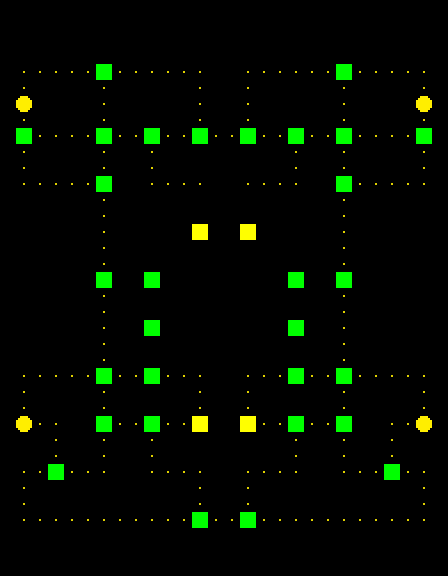

A level layout from a 2D game, rendered from its tile map. Below: a short description, then the map file with its tile-grid data intact:
An orthogonal 28x36 tile map with 16x16 px tiles, 2 tile layers (Tile Layer 1, Tile Layer 2).

<map version="1.4" tiledversion="1.4.1" orientation="orthogonal" renderorder="right-down" width="28" height="36" tilewidth="16" tileheight="16" infinite="0" nextlayerid="4" nextobjectid="1">
 <tileset firstgid="1" source="coltiles.tsx" />
 <layer id="1" name="Tile Layer 1" width="28" height="36">
  <data encoding="csv">
0,0,0,0,0,0,0,0,0,0,0,0,0,0,0,0,0,0,0,0,0,0,0,0,0,0,0,0,
0,0,0,0,0,0,0,0,0,0,0,0,0,0,0,0,0,0,0,0,0,0,0,0,0,0,0,0,
0,0,0,0,0,0,0,0,0,0,0,0,0,0,0,0,0,0,0,0,0,0,0,0,0,0,0,0,
1,1,1,1,1,1,1,1,1,1,1,1,1,1,1,1,1,1,1,1,1,1,1,1,1,1,1,1,
1,2,2,2,2,2,2,2,2,2,2,2,2,1,1,2,2,2,2,2,2,2,2,2,2,2,2,1,
1,2,1,1,1,1,2,1,1,1,1,1,2,1,1,2,1,1,1,1,1,2,1,1,1,1,2,1,
1,3,1,1,1,1,2,1,1,1,1,1,2,1,1,2,1,1,1,1,1,2,1,1,1,1,3,1,
1,2,1,1,1,1,2,1,1,1,1,1,2,1,1,2,1,1,1,1,1,2,1,1,1,1,2,1,
1,2,2,2,2,2,2,2,2,2,2,2,2,2,2,2,2,2,2,2,2,2,2,2,2,2,2,1,
1,2,1,1,1,1,2,1,1,2,1,1,1,1,1,1,1,1,2,1,1,2,1,1,1,1,2,1,
1,2,1,1,1,1,2,1,1,2,1,1,1,1,1,1,1,1,2,1,1,2,1,1,1,1,2,1,
1,2,2,2,2,2,2,1,1,2,2,2,2,1,1,2,2,2,2,1,1,2,2,2,2,2,2,1,
1,1,1,1,1,1,2,1,1,1,1,1,0,1,1,0,1,1,1,1,1,2,1,1,1,1,1,1,
1,1,1,1,1,1,2,1,1,1,1,1,0,1,1,0,1,1,1,1,1,2,1,1,1,1,1,1,
1,1,1,1,1,1,2,1,1,0,0,0,0,0,0,0,0,0,0,1,1,2,1,1,1,1,1,1,
1,1,1,1,1,1,2,1,1,0,1,1,1,4,4,1,1,1,0,1,1,2,1,1,1,1,1,1,
1,1,1,1,1,1,2,1,1,0,1,0,0,0,0,0,0,1,0,1,1,2,1,1,1,1,1,1,
0,0,0,0,0,0,2,0,0,0,1,0,0,0,0,0,0,1,0,0,0,2,0,0,0,0,0,0,
1,1,1,1,1,1,2,1,1,0,1,0,0,0,0,0,0,1,0,1,1,2,1,1,1,1,1,1,
1,1,1,1,1,1,2,1,1,0,1,1,1,1,1,1,1,1,0,1,1,2,1,1,1,1,1,1,
1,1,1,1,1,1,2,1,1,0,0,0,0,0,0,0,0,0,0,1,1,2,1,1,1,1,1,1,
1,1,1,1,1,1,2,1,1,0,1,1,1,1,1,1,1,1,0,1,1,2,1,1,1,1,1,1,
1,1,1,1,1,1,2,1,1,0,1,1,1,1,1,1,1,1,0,1,1,2,1,1,1,1,1,1,
1,2,2,2,2,2,2,2,2,2,2,2,2,1,1,2,2,2,2,2,2,2,2,2,2,2,2,1,
1,2,1,1,1,1,2,1,1,1,1,1,2,1,1,2,1,1,1,1,1,2,1,1,1,1,2,1,
1,2,1,1,1,1,2,1,1,1,1,1,2,1,1,2,1,1,1,1,1,2,1,1,1,1,2,1,
1,3,2,2,1,1,2,2,2,2,2,2,2,0,0,2,2,2,2,2,2,2,1,1,2,2,3,1,
1,1,1,2,1,1,2,1,1,2,1,1,1,1,1,1,1,1,2,1,1,2,1,1,2,1,1,1,
1,1,1,2,1,1,2,1,1,2,1,1,1,1,1,1,1,1,2,1,1,2,1,1,2,1,1,1,
1,2,2,2,2,2,2,1,1,2,2,2,2,1,1,2,2,2,2,1,1,2,2,2,2,2,2,1,
1,2,1,1,1,1,1,1,1,1,1,1,2,1,1,2,1,1,1,1,1,1,1,1,1,1,2,1,
1,2,1,1,1,1,1,1,1,1,1,1,2,1,1,2,1,1,1,1,1,1,1,1,1,1,2,1,
1,2,2,2,2,2,2,2,2,2,2,2,2,2,2,2,2,2,2,2,2,2,2,2,2,2,2,1,
1,1,1,1,1,1,1,1,1,1,1,1,1,1,1,1,1,1,1,1,1,1,1,1,1,1,1,1,
0,0,0,0,0,0,0,0,0,0,0,0,0,0,0,0,0,0,0,0,0,0,0,0,0,0,0,0,
0,0,0,0,0,0,0,0,0,0,0,0,0,0,0,0,0,0,0,0,0,0,0,0,0,0,0,0
</data>
 </layer>
 <layer id="2" name="Tile Layer 2" width="28" height="36">
  <data encoding="csv">
0,0,0,0,0,0,0,0,0,0,0,0,0,0,0,0,0,0,0,0,0,0,0,0,0,0,0,0,
0,0,0,0,0,0,0,0,0,0,0,0,0,0,0,0,0,0,0,0,0,0,0,0,0,0,0,0,
0,0,0,0,0,0,0,0,0,0,0,0,0,0,0,0,0,0,0,0,0,0,0,0,0,0,0,0,
0,0,0,0,0,0,0,0,0,0,0,0,0,0,0,0,0,0,0,0,0,0,0,0,0,0,0,0,
0,0,0,0,0,0,5,0,0,0,0,0,0,0,0,0,0,0,0,0,0,5,0,0,0,0,0,0,
0,0,0,0,0,0,0,0,0,0,0,0,0,0,0,0,0,0,0,0,0,0,0,0,0,0,0,0,
0,0,0,0,0,0,0,0,0,0,0,0,0,0,0,0,0,0,0,0,0,0,0,0,0,0,0,0,
0,0,0,0,0,0,0,0,0,0,0,0,0,0,0,0,0,0,0,0,0,0,0,0,0,0,0,0,
0,5,0,0,0,0,5,0,0,5,0,0,5,0,0,5,0,0,5,0,0,5,0,0,0,0,5,0,
0,0,0,0,0,0,0,0,0,0,0,0,0,0,0,0,0,0,0,0,0,0,0,0,0,0,0,0,
0,0,0,0,0,0,0,0,0,0,0,0,0,0,0,0,0,0,0,0,0,0,0,0,0,0,0,0,
0,0,0,0,0,0,5,0,0,0,0,0,0,0,0,0,0,0,0,0,0,5,0,0,0,0,0,0,
0,0,0,0,0,0,0,0,0,0,0,0,0,0,0,0,0,0,0,0,0,0,0,0,0,0,0,0,
0,0,0,0,0,0,0,0,0,0,0,0,0,0,0,0,0,0,0,0,0,0,0,0,0,0,0,0,
0,0,0,0,0,0,0,0,0,0,0,0,6,0,0,6,0,0,0,0,0,0,0,0,0,0,0,0,
0,0,0,0,0,0,0,0,0,0,0,0,0,0,0,0,0,0,0,0,0,0,0,0,0,0,0,0,
0,0,0,0,0,0,0,0,0,0,0,0,0,0,0,0,0,0,0,0,0,0,0,0,0,0,0,0,
0,0,0,0,0,0,5,0,0,5,0,0,0,0,0,0,0,0,5,0,0,5,0,0,0,0,0,0,
0,0,0,0,0,0,0,0,0,0,0,0,0,0,0,0,0,0,0,0,0,0,0,0,0,0,0,0,
0,0,0,0,0,0,0,0,0,0,0,0,0,0,0,0,0,0,0,0,0,0,0,0,0,0,0,0,
0,0,0,0,0,0,0,0,0,5,0,0,0,0,0,0,0,0,5,0,0,0,0,0,0,0,0,0,
0,0,0,0,0,0,0,0,0,0,0,0,0,0,0,0,0,0,0,0,0,0,0,0,0,0,0,0,
0,0,0,0,0,0,0,0,0,0,0,0,0,0,0,0,0,0,0,0,0,0,0,0,0,0,0,0,
0,0,0,0,0,0,5,0,0,5,0,0,0,0,0,0,0,0,5,0,0,5,0,0,0,0,0,0,
0,0,0,0,0,0,0,0,0,0,0,0,0,0,0,0,0,0,0,0,0,0,0,0,0,0,0,0,
0,0,0,0,0,0,0,0,0,0,0,0,0,0,0,0,0,0,0,0,0,0,0,0,0,0,0,0,
0,0,0,0,0,0,5,0,0,5,0,0,6,0,0,6,0,0,5,0,0,5,0,0,0,0,0,0,
0,0,0,0,0,0,0,0,0,0,0,0,0,0,0,0,0,0,0,0,0,0,0,0,0,0,0,0,
0,0,0,0,0,0,0,0,0,0,0,0,0,0,0,0,0,0,0,0,0,0,0,0,0,0,0,0,
0,0,0,5,0,0,0,0,0,0,0,0,0,0,0,0,0,0,0,0,0,0,0,0,5,0,0,0,
0,0,0,0,0,0,0,0,0,0,0,0,0,0,0,0,0,0,0,0,0,0,0,0,0,0,0,0,
0,0,0,0,0,0,0,0,0,0,0,0,0,0,0,0,0,0,0,0,0,0,0,0,0,0,0,0,
0,0,0,0,0,0,0,0,0,0,0,0,5,0,0,5,0,0,0,0,0,0,0,0,0,0,0,0,
0,0,0,0,0,0,0,0,0,0,0,0,0,0,0,0,0,0,0,0,0,0,0,0,0,0,0,0,
0,0,0,0,0,0,0,0,0,0,0,0,0,0,0,0,0,0,0,0,0,0,0,0,0,0,0,0,
0,0,0,0,0,0,0,0,0,0,0,0,0,0,0,0,0,0,0,0,0,0,0,0,0,0,0,0
</data>
 </layer>
 <imagelayer id="3" name="Image Layer 1" opacity="0.67" offsetx="0" offsety="48">
  <image source="maze.png" width="448" height="496" />
 </imagelayer>
</map>